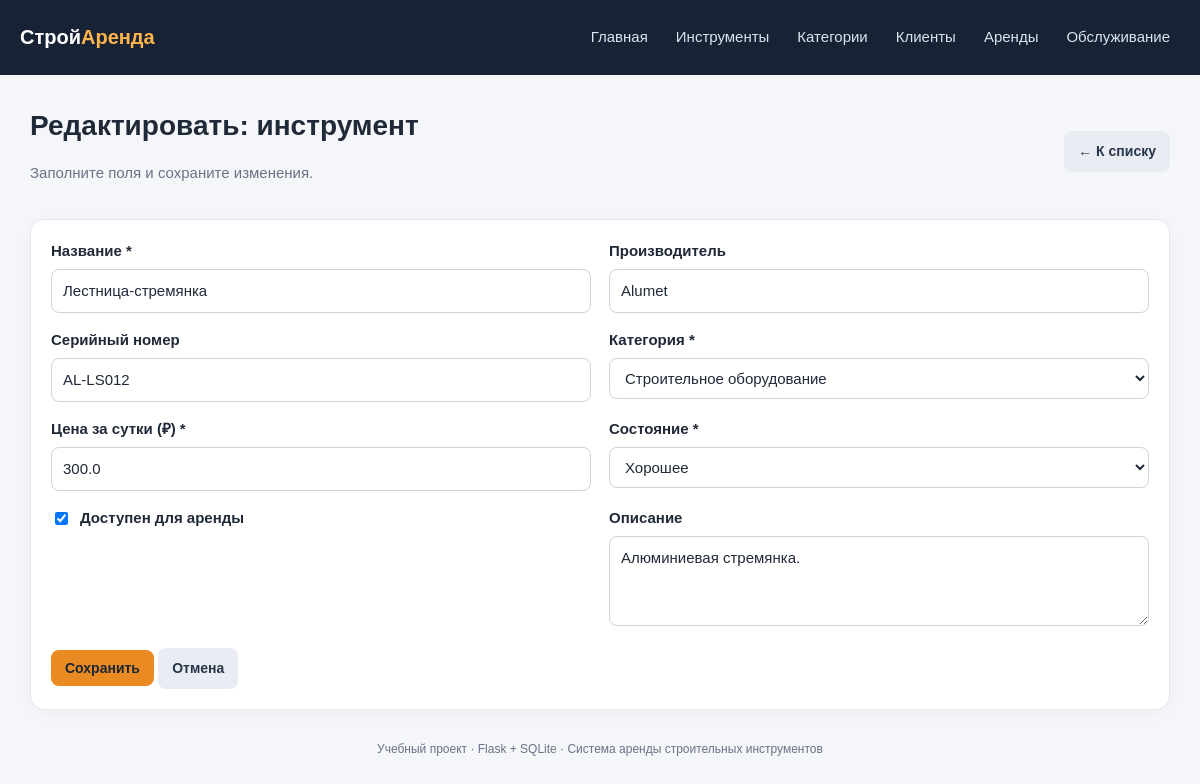
The app's page /tools/13/edit with its own data.
### tables this page shows
CREATE TABLE tools (
    id INTEGER PRIMARY KEY AUTOINCREMENT,
    name TEXT NOT NULL,
    brand TEXT NOT NULL DEFAULT '',
    serial_number TEXT NOT NULL DEFAULT '',
    category_id INTEGER NOT NULL REFERENCES categories(id) ON DELETE RESTRICT,
    daily_rate REAL NOT NULL CHECK(daily_rate >= 0),
    condition TEXT NOT NULL DEFAULT 'Хорошее',
    available INTEGER NOT NULL DEFAULT 1,
    description TEXT NOT NULL DEFAULT ''
);

CREATE TABLE categories (
    id INTEGER PRIMARY KEY AUTOINCREMENT,
    name TEXT NOT NULL UNIQUE,
    description TEXT NOT NULL DEFAULT ''
);

### app.py (the view, shortened to what this page needs)
@app.route("/<entity>/<int:record_id>/edit", methods=["GET", "POST"])
def edit_record(entity, record_id):
    config = entity_or_404(entity)
    record = get_record(entity, record_id)
    fields = decorate_fields(entity)
    return render_template("form.html", entity=entity, config=config, fields=fields,
                           record=record, heading=f"Редактировать: {config['singular']}")

### app.py (called while the page is built)
def get_db():
    db_path = Path(app.config["DATABASE"])
    db_path.parent.mkdir(parents=True, exist_ok=True)
    conn = sqlite3.connect(db_path)
    conn.row_factory = sqlite3.Row
    conn.execute("PRAGMA foreign_keys = ON")
    return conn

def entity_or_404(entity):
    if entity not in ENTITIES:
        abort(404)
    return ENTITIES[entity]

def reference_options(field):
    ref = field.get("ref")
    if not ref:
        return []
    with get_db() as conn:
        if ref == "categories":
            rows = conn.execute("SELECT id, name AS label FROM categories ORDER BY name").fetchall()
        elif ref == "tools":
            rows = conn.execute("SELECT id, name AS label FROM tools ORDER BY name").fetchall()
        elif ref == "customers":
            rows = conn.execute("SELECT id, full_name AS label FROM customers ORDER BY full_name").fetchall()
        else:
            rows = []
    return rows

def decorate_fields(entity):
    config = ENTITIES[entity]
    result = []
    for original in config["fields"]:
        field = dict(original)
        if field["type"] == "select":
            field["options_data"] = reference_options(field)
        result.append(field)
    return result

def get_record(entity, record_id):
    table = ENTITIES[entity]["table"]
    with get_db() as conn:
        row = conn.execute(f"SELECT * FROM {table} WHERE id=?", (record_id,)).fetchone()
    if row is None:
        abort(404)
    return row

### templates/form.html (shortened to what this page needs)
{% extends "base.html" %}
{% block content %}
<div class="page-head"><div><h1>{{ heading }}</h1><p class="muted">Заполните поля и сохраните изменения.</p></div><a class="btn secondary" href="{{ url_for('list_records', entity=entity) }}">← К списку</a></div>
<div class="panel">
<form method="post">
  <div class="form-grid">
  {% for field in fields %}
    <div class="field">
      {% if field.type == 'checkbox' %}
        <label class="checkrow"><input type="checkbox" name="{{ field.name }}" {% if record and record[field.name] %}checked{% elif not record and field.name == 'available' %}checked{% endif %}> {{ field.label }}</label>
      {% else %}
        <label for="{{ field.name }}">{{ field.label }}{% if field.required %} *{% endif %}</label>
        {% if field.type == 'select' %}
          <select id="{{ field.name }}" name="{{ field.name }}" {% if field.required %}required{% endif %}>
            {% for option in field.options_data %}<option value="{{ option.id }}" {% if record and record[field.name] == option.id %}selected{% elif request.form.get(field.name, '') == option.id|string %}selected{% endif %}>{{ option.label }}</option>{% endfor %}
          </select>
        {% elif field.type == 'select_values' %}
          <select id="{{ field.name }}" name="{{ field.name }}" {% if field.required %}required{% endif %}>
            {% for option in field.options %}<option value="{{ option }}" {% if record and record[field.name] == option %}selected{% elif request.form.get(field.name) == option %}selected{% endif %}>{{ option }}</option>{% endfor %}
          </select>
        {% elif field.type == 'textarea' %}
          <textarea id="{{ field.name }}" name="{{ field.name }}" {% if field.required %}required{% endif %}>{{ request.form.get(field.name, record[field.name] if record else '') }}</textarea>
        {% else %}
          <input id="{{ field.name }}" name="{{ field.name }}" type="{{ field.type }}" value="{{ request.form.get(field.name, record[field.name] if record else '') }}" {% if field.required %}required{% endif %} {% if field.step %}step="{{ field.step }}"{% endif %} {% if field.type == 'number' %}min="0"{% endif %}>
        {% endif %}
      {% endif %}
    </div>
  {% endfor %}
  </div>
  <button class="btn" type="submit">Сохранить</button>
  <a class="btn secondary" href="{{ url_for('list_records', entity=entity) }}">Отмена</a>
</form>
</div>
{% endblock %}

### static/style.css (style rules this page uses)
:root { --bg: #f4f6f9; --panel: #ffffff; --text: #202938; --muted: #687386; --accent: #e98b22; --line: #e3e8ef; --danger: #b42318; }
* { box-sizing: border-box; }
body { margin: 0; background: var(--bg); color: var(--text); font: 15px/1.5 Arial, Helvetica, sans-serif; }
.page-head { display: flex; align-items: center; justify-content: space-between; gap: 15px; flex-wrap: wrap; margin-bottom: 20px; }
h1 { margin: 0; font-size: 28px; }
.muted { color: var(--muted); }
.btn { display: inline-block; border: 0; border-radius: 8px; padding: 10px 14px; background: var(--accent); color: #1c2632; text-decoration: none; font-weight: 700; cursor: pointer; font-size: 14px; transition: filter 0.15s ease, transform 0.15s ease; }
.btn.secondary { background: #e9edf3; color: #273449; }
.panel { background: var(--panel); border: 1px solid var(--line); border-radius: 14px; padding: 20px; box-shadow: 0 4px 16px #17233408; }
input, select, textarea { width: 100%; border: 1px solid #cbd3df; border-radius: 8px; padding: 10px 11px; background: #ffffff; color: var(--text); font: inherit; }
textarea { min-height: 90px; resize: vertical; }
label { display: block; font-weight: 700; margin-bottom: 6px; }
.field { margin-bottom: 16px; }
.checkrow { display: flex; gap: 9px; align-items: center; }
.checkrow input { width: auto; }
.form-grid { display: grid; grid-template-columns: repeat(2, minmax(0, 1fr)); gap: 0 18px; }

### templates/base.html (style rules this page uses)
:root { --bg:#f4f6f9;--panel:#fff;--text:#202938;--muted:#687386;--accent:#e98b22;--line:#e3e8ef;--danger:#b42318 }
* { box-sizing:border-box }
body { margin:0;background:var(--bg);color:var(--text);font:15px/1.5 Arial,Helvetica,sans-serif }
.page-head { display:flex;align-items:center;justify-content:space-between;gap:15px;flex-wrap:wrap;margin-bottom:20px }
h1 { margin:0;font-size:28px }
.muted { color:var(--muted) }
.btn { display:inline-block;border:0;border-radius:8px;padding:10px 14px;background:var(--accent);color:#1c2632;text-decoration:none;font-weight:700;cursor:pointer;font-size:14px }
.btn.secondary { background:#e9edf3;color:#273449 }
.panel { background:var(--panel);border:1px solid var(--line);border-radius:14px;padding:20px;box-shadow:0 4px 16px #17233408 }
input,select,textarea { width:100%;border:1px solid #cbd3df;border-radius:8px;padding:10px 11px;background:white;color:var(--text);font:inherit }
textarea { min-height:90px;resize:vertical }
label { display:block;font-weight:700;margin-bottom:6px }
.field { margin-bottom:16px }
.checkrow { display:flex;gap:9px;align-items:center }
.checkrow input { width:auto }
.form-grid { display:grid;grid-template-columns:repeat(2,minmax(0,1fr));gap:0 18px }

### records on screen
tools: name "Лестница-стремянка" "Alumet" "AL-LS012" "300.0", category_id "Строительное оборудование", condition "Хорошее", available "☑", description "Алюминиевая стремянка."

### other values on screen
{{ heading }} "Редактировать: инструмент"
{{ field.label }} "Название" "Производитель" "Серийный номер" "Категория" "Цена за сутки (₽)" "Состояние" "Описание"
{{ field.label }} "Доступен для аренды"
